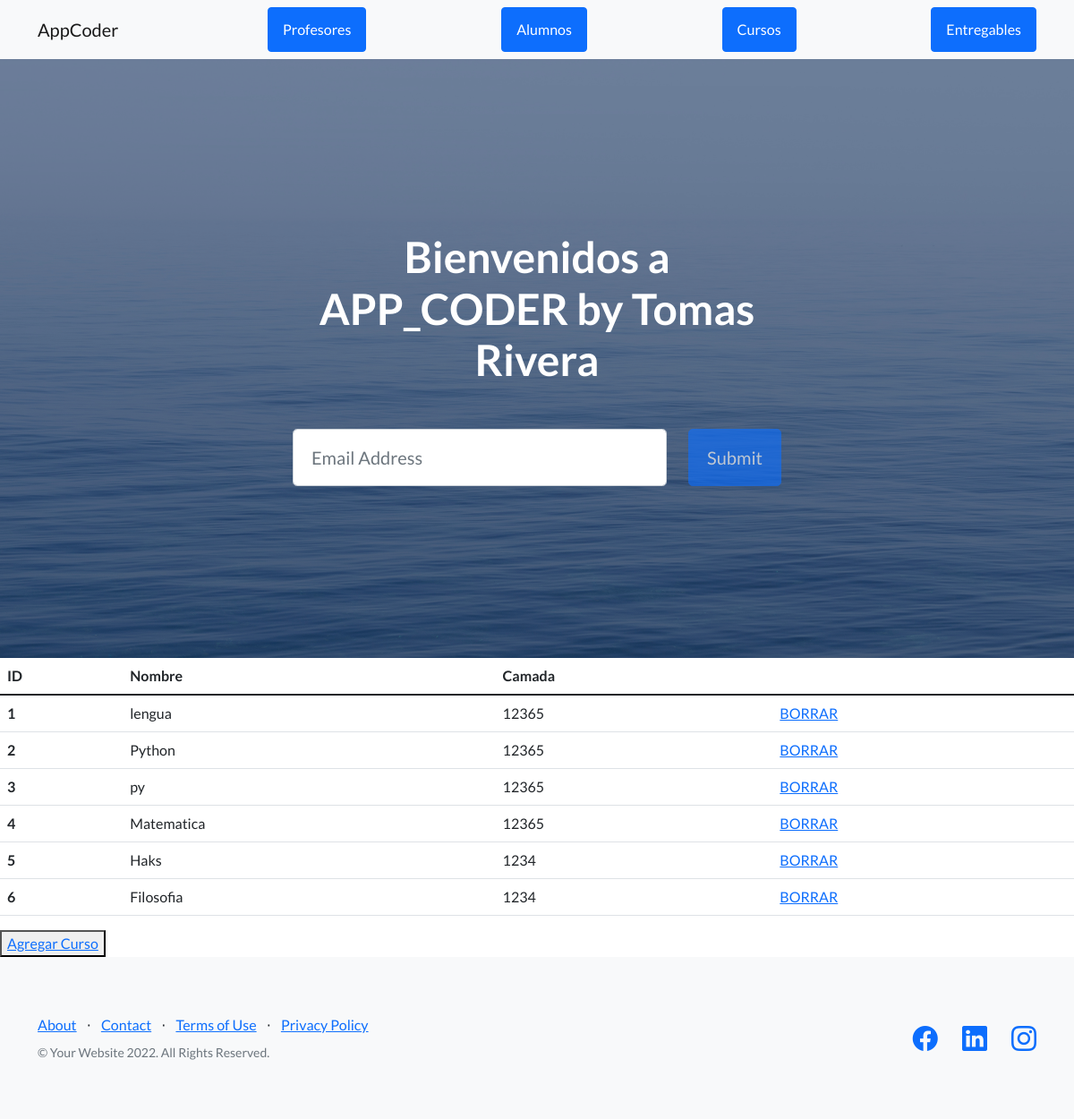
Before: /app_coder/cursos/ with the older database file.
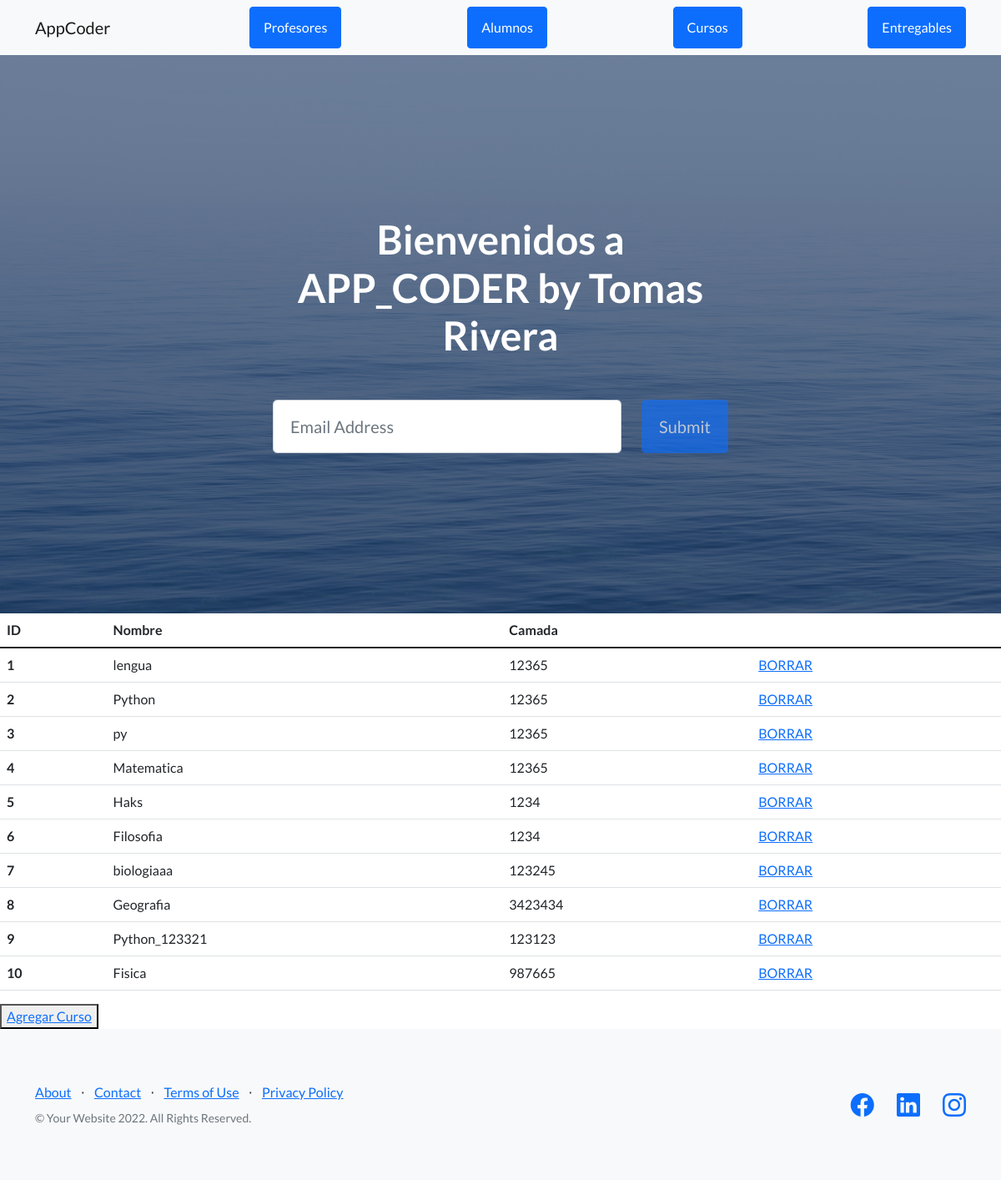
After: the same page with the newer database file.
### app_coder/models.py (models this page shows, shortened)
class Curso(models.Model):
    nombre = models.CharField(max_length=40)  #model como va a ser el dataset en la base de datos sql
    camada = models.IntegerField()       #ya creada la app, voy a settings y "registro" la nueva app

### app_coder/views.py (the view)
# urls.py: path("cursos/" , views.cursos , name="cursos"),
def cursos(request):
    cursos = Curso.objects.all() #importo toda la data de los cursos
    dicc = {"cursos" : cursos}
    plantilla = loader.get_template("cursos.html")
    documento = plantilla.render(dicc)
    return HttpResponse(documento)

### app_coder/template/cursos.html
{% extends "padre.html" %}
{% load static %}
{% block contenido %}
<table class="table">
    <thead>
      <tr>
        <th scope="col">ID</th>
        <th scope="col">Nombre</th>
        <th scope="col">Camada</th>
      </tr>
    </thead>
    <tbody>
      <tr>
        {% for n in cursos %}
        <th scope="row">{{n.id}}</th>
        <td>{{n.nombre}}</td>
        <td>{{n.camada}}</td>
        <td><a href="{% url 'elimina_curso'  n.id %}">BORRAR</a></td>
      </tr>
      {% endfor %}
    </tbody>
  </table>
  <button>
    <a href="alta_curso">Agregar Curso</a>
  </button>
{% endblock %}

### app_coder/template/padre.html (shortened to what this page needs)
<!DOCTYPE html>
<html lang="en">
    <head>
        {% load static %} </meta #cargar la carpeta STATIC creada por nosotros>
        <link href="https://cdn.jsdelivr.net/npm/bootstrap-icons@1.5.0/font/bootstrap-icons.css" rel="stylesheet" type="text/css" />
        <link href="{% static 'app_coder/css/styles.css' %}" rel="stylesheet" /> <meta/ #actializamos la ruta a la app_coder/css dentro de la carpeta STATIC>
    </head>
    <body>
        <nav class="navbar navbar-light bg-light static-top">
            <div class="container">
                <a class="navbar-brand" href="">AppCoder</a>
                <a class="btn btn-primary" href="{% url 'profesores' %}">Profesores</a>
                <a class="btn btn-primary" href="{% url 'alumnos' %}">Alumnos</a>
                <a class="btn btn-primary" href="{% url 'cursos' %}">Cursos</a>
                <a class="btn btn-primary" href="{% url 'entregables' %}">Entregables</a>
            </div>
        </nav>
        <header class="masthead">
            <div class="container position-relative">
                <div class="row justify-content-center">
                    <div class="col-xl-6">
                        <div class="text-center text-white">
                            <h1 class="mb-5">Bienvenidos a APP_CODER by Tomas Rivera</h1>
                            <form class="form-subscribe" id="contactForm" data-sb-form-api-token="API_TOKEN">
                                <div class="row">
                                    <div class="col">
                                        <input class="form-control form-control-lg" id="emailAddress" type="email" placeholder="Email Address" data-sb-validations="required,email" />
                                    </div>
                                    <div class="col-auto"><button class="btn btn-primary btn-lg disabled" id="submitButton" type="submit">Submit</button></div>
                                </div>
                            </form>
                        </div>
                    </div>
                </div>
            </div>
        </header>
        {% block contenido %}
        {% endblock %}
        <footer class="footer bg-light">
            <div class="container">
                <div class="row">
                    <div class="col-lg-6 h-100 text-center text-lg-start my-auto">
                        <ul class="list-inline mb-2">
                            <li class="list-inline-item"><a href="#!">About</a></li>
                            <li class="list-inline-item">⋅</li>
                            <li class="list-inline-item"><a href="#!">Contact</a></li>
                            <li class="list-inline-item">⋅</li>
                            <li class="list-inline-item"><a href="#!">Terms of Use</a></li>
                            <li class="list-inline-item">⋅</li>
                            <li class="list-inline-item"><a href="#!">Privacy Policy</a></li>
                        </ul>
                        <p class="text-muted small mb-4 mb-lg-0">&copy; Your Website 2022. All Rights Reserved.</p>
                    </div>
                    <div class="col-lg-6 h-100 text-center text-lg-end my-auto">
                        <ul class="list-inline mb-0">
                            <li class="list-inline-item me-4">
                                <a href="#!"><i class="bi-facebook fs-3"></i></a>
                            </li>
                            <li class="list-inline-item me-4">
                                <a href="https://www.linkedin.com/in/tomas-daniel-rivera-66aa861b8/" target="_blank"><i class="bi-linkedin fs-3"></i></a>
                            </li>
                            <li class="list-inline-item">
                                <a href="#!"><i class="bi-instagram fs-3"></i></a>
                            </li>
                        </ul>
                    </div>
                </div>
            </div>
        </footer>
    </body>
</html>

Changed rows visible on the page:
added Curso: id "7", nombre "biologiaaa", camada "123245"
added Curso: id "8", nombre "Geografia", camada "3423434"
added Curso: id "9", nombre "Python_123321", camada "123123"
added Curso: id "10", nombre "Fisica", camada "987665"
